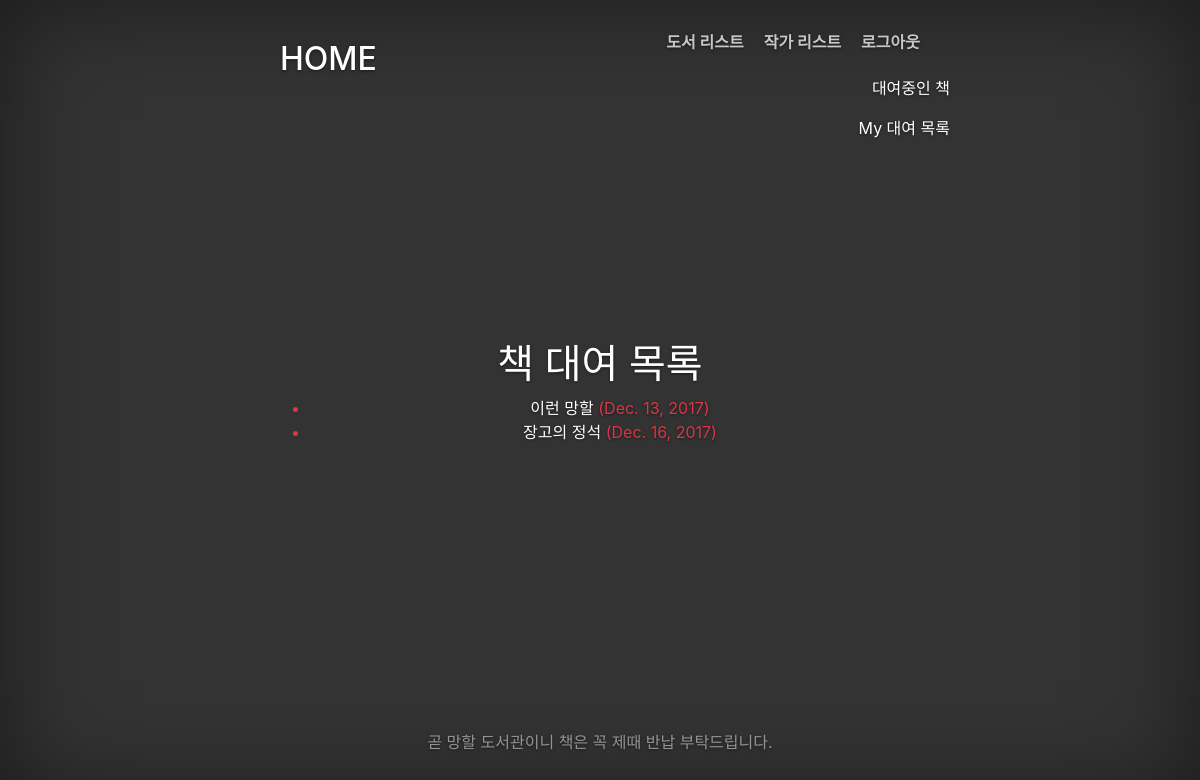
The app's page /catalog/mybooks/ (signed in) with its own data.
### catalog/models.py (models this page shows, shortened)
class BookInstance(models.Model):
	id = models.UUIDField(primary_key=True, default=uuid.uuid4, help_text="Unique ID for this particular book")
	book = models.ForeignKey('Book', on_delete=models.SET_NULL, null=True)
	imprint = models.CharField(max_length=200)
	due_back = models.DateField(null=True, blank=True)
	borrower = models.ForeignKey(User, on_delete=models.SET_NULL, null=True, blank=True)
	LOAN_STATUS = (
			('m', 'Maintenance'),
			('o', 'On loan'),
			('a', 'Available'),
			('r', 'Reserved'),
		)
	status = models.CharField(max_length=1, choices=LOAN_STATUS, blank=True, default='m', help_text='Book availability')
	class Meta:
		ordering = ["due_back"]
		permissions = (( "can_mark_returned", "Set book as returned"),)
	@property
	def is_overdue(self):
		if self.due_back and date.today() > self.due_back:
			return True
		return False

class Book(models.Model):
	title = models.CharField(max_length=200)
	author = models.ForeignKey('Author', on_delete=models.SET_NULL, null=True)
	summary = models.TextField(max_length=1000, help_text="Enter a brief description of the book")
	isbn = models.CharField('ISBN', max_length=13, help_text='13 Character <a href="https://www.naver.com">ISBN number</a>')
	genre = models.ManyToManyField(Genre, help_text="Select a genre for this book")
	def display_genre(self):
		return ', '.join([ genre.name for genre in self.genre.all()[:3] ])
	display_genre.short_description = 'Genre'

### catalog/views.py (the view)
class LoanedBooksByUserListView(LoginRequiredMixin, generic.ListView):
	model = BookInstance
	template_name = 'catalog/bookinstance_list_borrowed_user.html'
	paginate_by = 10
	def get_queryset(self):
		return BookInstance.objects.filter(borrower=self.request.user).filter(status__exact='o').order_by('due_back')

### catalog/templates/catalog/bookinstance_list_borrowed_user.html
{% extends "base_generic.html" %}
{% block content %}
    <h1>책 대여 목록</h1>
    {% if bookinstance_list %}
    <ul>
      {% for bookinst in bookinstance_list %}
      <li class="{% if bookinst.is_overdue %}text-danger{% endif %}">
        <a href="{% url 'book-detail' bookinst.book.pk %}">{{ bookinst.book.title }}</a> ({{ bookinst.due_back }})
      </li>
      {% endfor %}
    </ul>
    {% else %}
      <p>빌린 책이 없습니다.</p>
    {% endif %}
{% endblock %}

### catalog/static/css/cover.css (style rules this page uses)
a, a:focus, a:hover { color: #fff; }
html, body { height: 100%; background-color: #333; }
body { color: #fff; text-align: center; text-shadow: 0 1px 3px rgba(0,0,0,.5); }

### records on screen
BookInstance: book "이런 망할", due_back "Dec. 13, 2017"
BookInstance: book "장고의 정석", due_back "Dec. 16, 2017"
